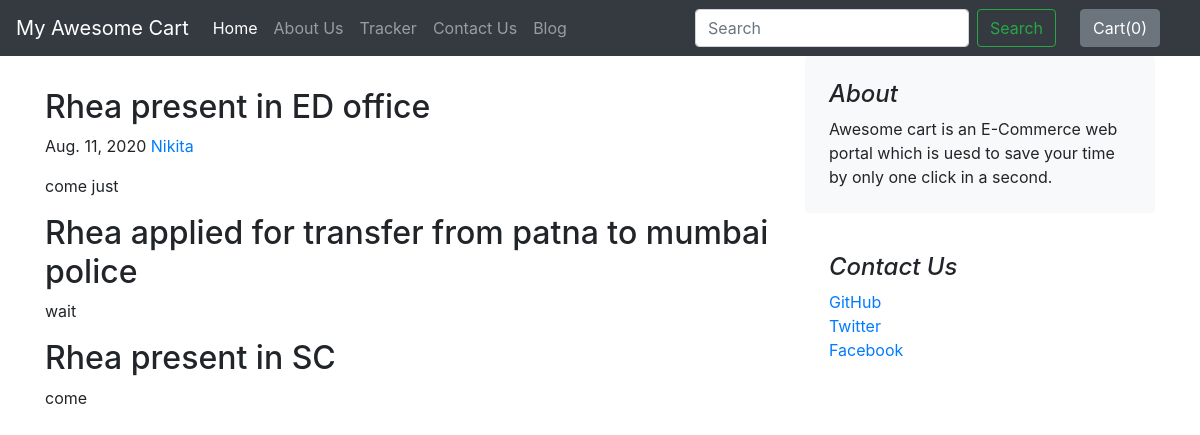
The page /blog/blogpost/1 on the database its author committed.
### blog/models.py (models this page shows)
class blogPost(models.Model):
    blog_id=models.AutoField
    title=models.CharField(max_length=50,default="")
    head0=models.CharField(max_length=500,default="")
    chead0 = models.CharField(max_length=500,default="")
    head1 = models.CharField(max_length=500,default="")
    chead1 = models.CharField(max_length=500,default="")
    head2 = models.CharField(max_length=500,default="")
    chead2 = models.CharField(max_length=500,default="")
    thumbmail=models.ImageField(upload_to="blog/images",default="")
    pub_date=models.DateField()
    def __str__(self):
        return self.title

### blog/views.py (the view)
# urls.py: path("blogpost/<int:id>",views.blogpost,name="blogPost"),
def blogpost(request,id):
    blogpost=blogPost.objects.filter(id=id)[0]
    print(blogpost);
    return render(request,"blog/blogpost.html",{'blogpost':blogpost})

### blog/templates/blog/blogpost.html (shortened to what this page needs)
{% extends "blog/basic.html" %}
{% block body %}
<div class="container ">
<div class="row ">
    <div class="col-md-8 blog-main">
      <h3 class="pb-4  font-italic ">
      </h3>
      <div class="blog-post">
        <h2 class="blog-post-title" id= "heading0" name="head0">{{blogpost.head0}}</h2>
        <p class="blog-post-meta">{{blogpost.pub_date}} <a href="#">Nikita</a></p>
        <p> {{blogpost.chead0}}</p>
        <h2>{{blogpost.head1}}</h2>
        <p> {{blogpost.chead1}}</p>
        <h2 >{{blogpost.head2}}</h2>
        <p> {{blogpost.chead2}}</p>
      </div>
    </div>
    <aside class="col-md-4 blog-sidebar">
      <div class="p-4 mb-3 bg-light rounded">
        <h4 class="font-italic">About</h4>
          <p class="mb-0">Awesome cart is an E-Commerce web portal which is uesd to save your time by only one click in a second.</p>
      </div>
      <div class="p-4">
        <h4 class="font-italic">Contact Us</h4>
        <ol class="list-unstyled">
          <li><a href="http://www.facebook.com/nikki_sharma">GitHub</a></li>
          <li><a href="#">Twitter</a></li>
          <li><a href="#">Facebook</a></li>
        </ol>
      </div>
    </aside>
  </div>
      </div>
{% endblock %}

### rows shown on the page
blogPost: head0 "Rhea present in ED office", pub_date "Aug. 11, 2020", chead0 "come just", head1 "Rhea applied for transfer from patna to mumbai police", chead1 "wait", head2 "Rhea present in SC", chead2 "come"
